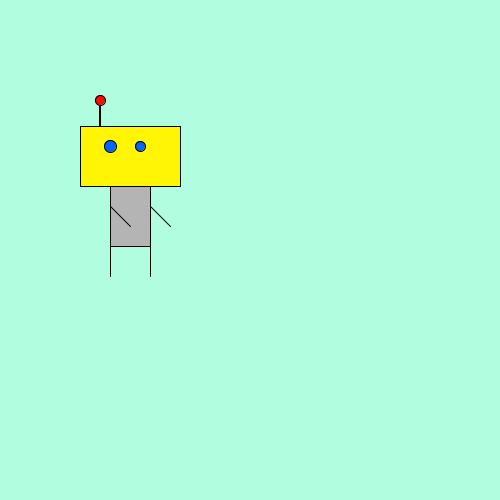
Frame 1 (no input)
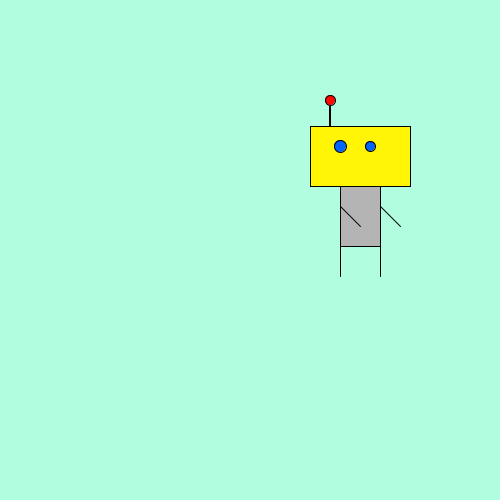
Frame 60 (the mouse pressed at the canvas centre just before this capture)
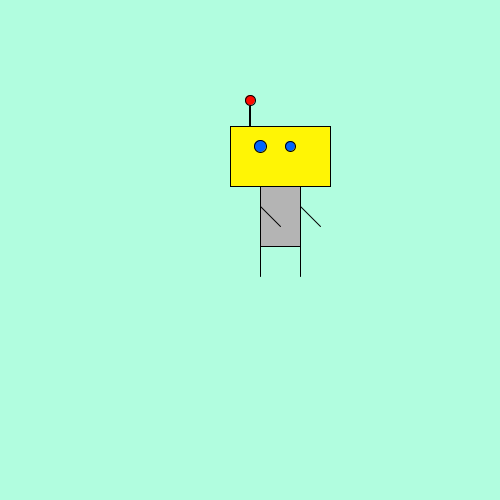
Frame 120 (the mouse held since frame 60 and released just before this capture)

The Processing sketch that drew these frames (run headless with seeded random() and noise(); from frame 60 on, the mouse is pressed at the canvas centre):

// Processing sketch: processing_122462
// ── processing_122462.pde

int monsterX;
int monsterY;
int richting;
int teller;
boolean test;

void setup() {
  size(500,500);
  monsterX = 100;
  monsterY = 100;
  richting = 10;
  teller = 0;
  test = false;
}

void draw() {
  background(177,253,223);
  rectMode(CENTER);
  stroke(0);
  /* Antenne */
  fill(255,10,0);
  ellipse(monsterX,monsterY,10,10); //220 194
  fill(255,10,0);
  rect(monsterX,monsterY+16,1,20); //220 210
  /* Lijf */
  if(test == true) {
  fill(0);
  } else {
  fill(255,245,5);
  }
  rect(monsterX+30,monsterY+56,100,60); //250 250
  if(test == true) {
  fill(0);
  } else {
  fill(180,180,180);
  }
  rect(monsterX+30,monsterY+116,40,60); //250 310
  /* Armen */
  line(monsterX+10,monsterY+106,monsterX+30,monsterY+126); //230 300 250 320
  line(monsterX+50,monsterY+106,monsterX+70,monsterY+126); //270 300 290 320
  /* Benen */
  line(monsterX+10,monsterY+146,monsterX+10,monsterY+176); //230 340 230 370
  line(monsterX+50,monsterY+146,monsterX+50,monsterY+176); //270 340 270 370
  /* Ogen */
  fill(0,100,255);
  ellipse(monsterX+10,monsterY+46,12,12); //230 240
  fill(0,100,255);
  ellipse(monsterX+40,monsterY+46,10,10); //260 240
  
  monsterX = monsterX + richting;
  if(monsterX > 500 || monsterX < 0){
    richting = -richting;
    teller++;
  }
  
  if(teller == 10) {
    teller = 0;
    test = !test;
  }
}
